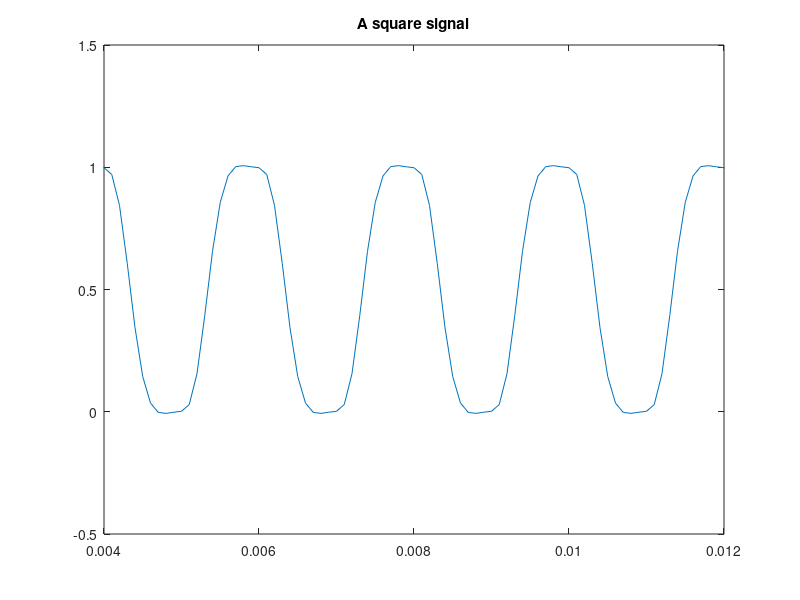

MATLAB code for this plot:
[num,den]=besself(5,1e4);
[u,t]=gensig('square',0.002,1,10^-4);
sys=tf(num,den);
[Y,T]=lsim(sys,u,t);
plot(T,Y);
axis([0.004,0.012,-0.5,1.5]);
title('A square signal')